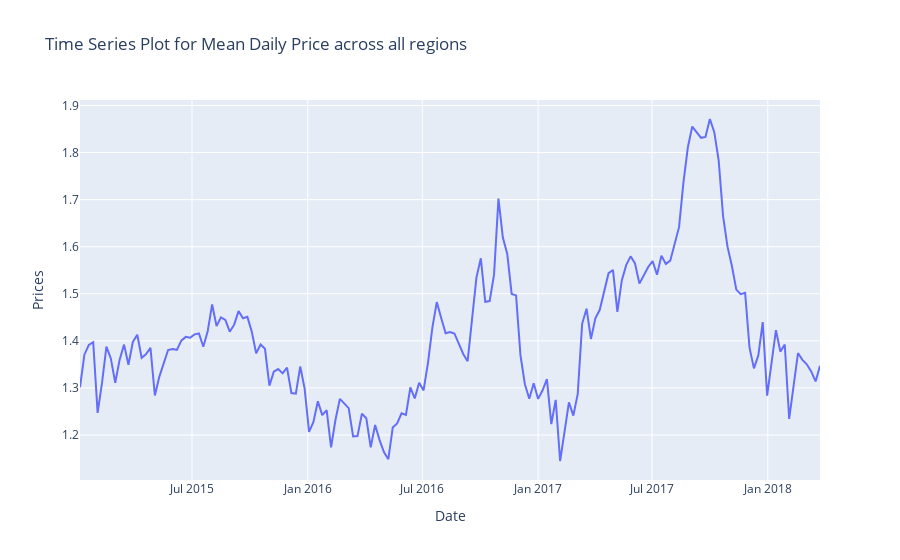

Notebook code for this chart:
### Markdown cell above
#  more visulaisation for reporting

### Code cell
#copied 
import plotly
from plotly.offline import init_notebook_mode, iplot
import plotly.graph_objs as go
init_notebook_mode(connected=True)


groupBy_whole = df.groupby('Date').mean()
scatter = go.Scatter(x=groupBy_whole.AveragePrice.index, y=groupBy_whole.AveragePrice)
data = [scatter]
layout=go.Layout(title="Time Series Plot for Mean Daily Price across all regions", xaxis={'title':'Date'}, yaxis={'title':'Prices'})
figure=go.Figure(data=data,layout=layout)
iplot(figure)

### Figure 1 — Plotly figure (JSON) as saved in the notebook; plotly's stock layout.template omitted (floating-point values rounded to 4 significant figures; data arrays with more than 128 entries replaced by an {"elided": "..."} marker saying what was removed)
{"data": [{"type": "scatter", "x": {"elided": "169 str values"}, "y": {"elided": "169 float values"}}], "layout": {"title": {"text": "Time Series Plot for Mean Daily Price across all regions"}, "xaxis": {"title": {"text": "Date"}}, "yaxis": {"title": {"text": "Prices"}}}}
